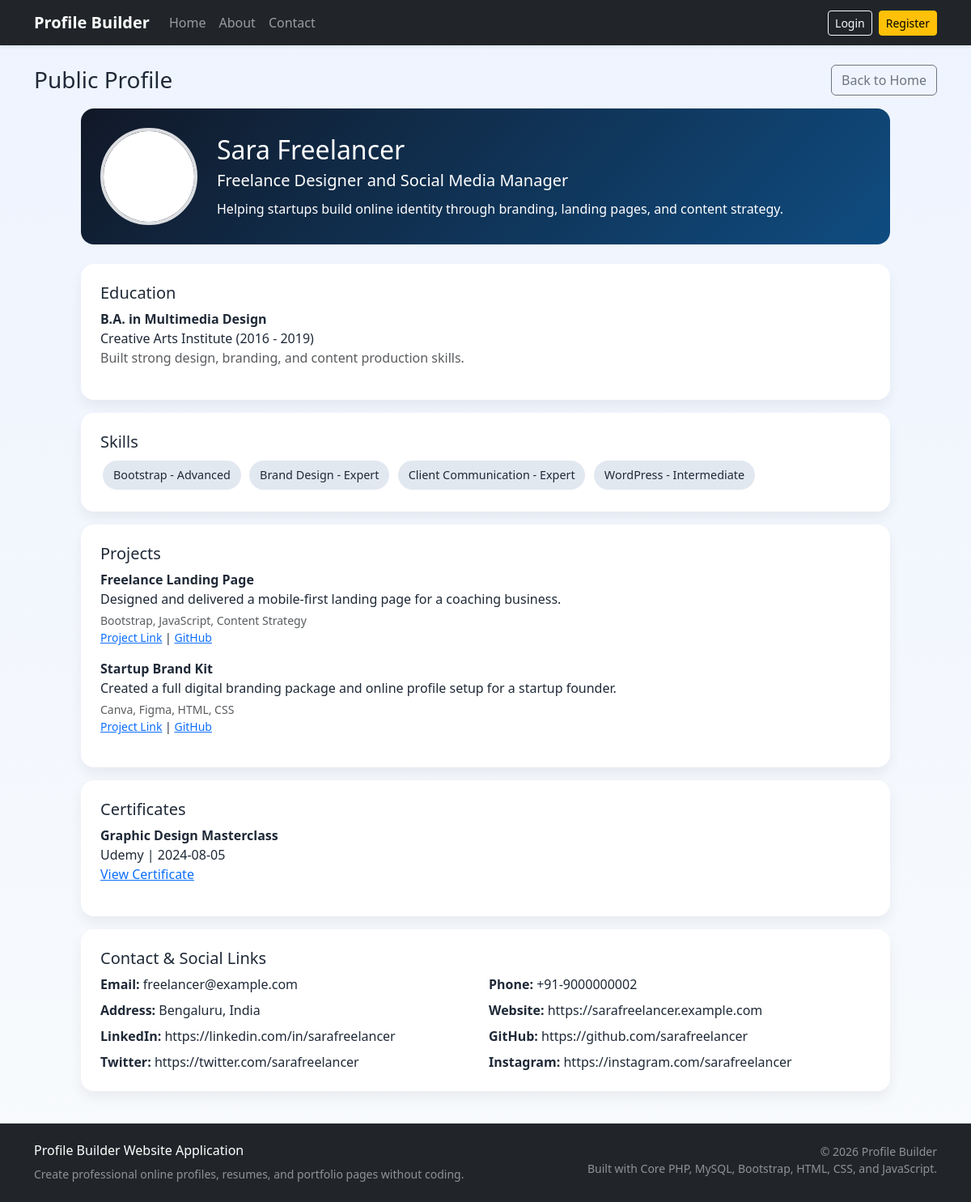
Page /public/view.php?u=sarafreelancer on the committed database.
### tables this page shows
CREATE TABLE profiles (
    id INT AUTO_INCREMENT PRIMARY KEY,
    user_id INT NOT NULL,
    username VARCHAR(50) NOT NULL UNIQUE,
    full_name VARCHAR(120) NOT NULL,
    headline VARCHAR(150) NOT NULL,
    bio TEXT NULL,
    date_of_birth DATE NULL,
    profile_photo VARCHAR(255) NULL,
    template_name VARCHAR(50) NOT NULL DEFAULT 'classic',
    privacy ENUM('public', 'private') NOT NULL DEFAULT 'public',
    created_at TIMESTAMP NOT NULL DEFAULT CURRENT_TIMESTAMP,
    updated_at TIMESTAMP NOT NULL DEFAULT CURRENT_TIMESTAMP ON UPDATE CURRENT_TIMESTAMP,
    CONSTRAINT fk_profiles_user FOREIGN KEY (user_id) REFERENCES users(id) ON DELETE CASCADE
);

CREATE TABLE education (
    id INT AUTO_INCREMENT PRIMARY KEY,
    user_id INT NOT NULL,
    degree VARCHAR(150) NOT NULL,
    institution VARCHAR(150) NOT NULL,
    start_year VARCHAR(10) NOT NULL,
    end_year VARCHAR(10) NULL,
    description TEXT NULL,
    CONSTRAINT fk_education_user FOREIGN KEY (user_id) REFERENCES users(id) ON DELETE CASCADE
);

CREATE TABLE skills (
    id INT AUTO_INCREMENT PRIMARY KEY,
    user_id INT NOT NULL,
    skill_name VARCHAR(100) NOT NULL,
    skill_level ENUM('Beginner', 'Intermediate', 'Advanced', 'Expert') NOT NULL DEFAULT 'Beginner',
    CONSTRAINT fk_skills_user FOREIGN KEY (user_id) REFERENCES users(id) ON DELETE CASCADE
);

CREATE TABLE projects (
    id INT AUTO_INCREMENT PRIMARY KEY,
    user_id INT NOT NULL,
    title VARCHAR(150) NOT NULL,
    description TEXT NOT NULL,
    project_link VARCHAR(255) NULL,
    github_link VARCHAR(255) NULL,
    technologies VARCHAR(255) NULL,
    created_at TIMESTAMP NOT NULL DEFAULT CURRENT_TIMESTAMP,
    CONSTRAINT fk_projects_user FOREIGN KEY (user_id) REFERENCES users(id) ON DELETE CASCADE
);

CREATE TABLE certificates (
    id INT AUTO_INCREMENT PRIMARY KEY,
    user_id INT NOT NULL,
    title VARCHAR(150) NOT NULL,
    organization VARCHAR(150) NOT NULL,
    issue_date DATE NULL,
    certificate_link VARCHAR(255) NULL,
    CONSTRAINT fk_certificates_user FOREIGN KEY (user_id) REFERENCES users(id) ON DELETE CASCADE
);

CREATE TABLE contacts (
    id INT AUTO_INCREMENT PRIMARY KEY,
    user_id INT NOT NULL,
    email VARCHAR(120) NULL,
    phone VARCHAR(30) NULL,
    address VARCHAR(255) NULL,
    website VARCHAR(255) NULL,
    linkedin VARCHAR(255) NULL,
    github VARCHAR(255) NULL,
    twitter VARCHAR(255) NULL,
    instagram VARCHAR(255) NULL,
    CONSTRAINT fk_contacts_user FOREIGN KEY (user_id) REFERENCES users(id) ON DELETE CASCADE
);

### includes/functions.php (called while the page is built, shortened)
<?php
require_once __DIR__ . '/../config/database.php';
function db(): PDO
{
    global $pdo;
    return $pdo;
}
function e(?string $value): string
{
    return htmlspecialchars((string) $value, ENT_QUOTES, 'UTF-8');
}
function current_user(): ?array
{
    return $_SESSION['user'] ?? null;
}
function is_logged_in(): bool
{
    return current_user() !== null;
}
function get_user_profile(int $userId): ?array
{
    $stmt = db()->prepare('SELECT * FROM profiles WHERE user_id = ? LIMIT 1');
    $stmt->execute([$userId]);
    return $stmt->fetch() ?: null;
}
function get_user_contact(int $userId): ?array
{
    $stmt = db()->prepare('SELECT * FROM contacts WHERE user_id = ? LIMIT 1');
    $stmt->execute([$userId]);
    return $stmt->fetch() ?: null;
}
function get_records(string $table, int $userId, string $orderBy = 'id DESC'): array
{
    $allowed = ['education', 'skills', 'projects', 'certificates'];
    $stmt = db()->prepare("SELECT * FROM {$table} WHERE user_id = ? ORDER BY {$orderBy}");
    $stmt->execute([$userId]);
    return $stmt->fetchAll();
}
function profile_photo_url(?string $filename): string
{
    return '/profile-builder-website-application/assets/images/default-avatar.png';
}
function get_profile_bundle(int $userId): array
{
    return [
        'profile' => get_user_profile($userId),
        'education' => get_records('education', $userId, 'start_year DESC'),
        'skills' => get_records('skills', $userId, 'skill_name ASC'),
        'projects' => get_records('projects', $userId, 'created_at DESC'),
        'certificates' => get_records('certificates', $userId, 'issue_date DESC'),
        'contact' => get_user_contact($userId),
    ];
}
function render_template_class(?string $template): string
{
    return 'template-' . ($template ?: 'classic');
}

### public/_profile_layout.php (the view, shortened to what this page needs)
<?php
$templateClass = render_template_class($profile['template_name'] ?? 'classic');
$contact = $bundle['contact'];
?>
<div class="public-profile-wrapper <?= e($templateClass); ?>">
    <div class="profile-header rounded-4 p-4 mb-4">
        <div class="row align-items-center g-4">
            <div class="col-md-auto">
                <img src="<?= e(profile_photo_url($profile['profile_photo'] ?? null)); ?>" alt="Profile photo" class="profile-avatar">
            </div>
            <div class="col">
                <h2 class="mb-1"><?= e($profile['full_name'] ?? ''); ?></h2>
                <p class="lead mb-2"><?= e($profile['headline'] ?? ''); ?></p>
                <p class="mb-0"><?= nl2br(e($profile['bio'] ?? '')); ?></p>
            </div>
        </div>
    </div>
    <div class="profile-section">
        <h3 class="h5">Education</h3>
        <?php foreach ($bundle['education'] as $item): ?>
            <div class="mb-3">
                <strong><?= e($item['degree']); ?></strong>
                <div><?= e($item['institution']); ?> (<?= e($item['start_year']); ?> - <?= e($item['end_year']); ?>)</div>
                <div class="text-muted"><?= e($item['description']); ?></div>
            </div>
        <?php endforeach; ?>
    </div>
    <div class="profile-section">
        <h3 class="h5">Skills</h3>
        <?php foreach ($bundle['skills'] as $item): ?>
            <span class="profile-chip"><?= e($item['skill_name']); ?> - <?= e($item['skill_level']); ?></span>
        <?php endforeach; ?>
    </div>
    <div class="profile-section">
        <h3 class="h5">Projects</h3>
        <?php foreach ($bundle['projects'] as $item): ?>
            <div class="mb-3">
                <strong><?= e($item['title']); ?></strong>
                <p class="mb-1"><?= e($item['description']); ?></p>
                <div class="small text-muted"><?= e($item['technologies']); ?></div>
                <div class="small">
                    <?php if ($item['project_link']): ?><a href="<?= e($item['project_link']); ?>" target="_blank">Project Link</a><?php endif; ?>
                    <?php if ($item['project_link'] && $item['github_link']): ?> | <?php endif; ?>
                    <?php if ($item['github_link']): ?><a href="<?= e($item['github_link']); ?>" target="_blank">GitHub</a><?php endif; ?>
                </div>
            </div>
        <?php endforeach; ?>
    </div>
    <div class="profile-section">
        <h3 class="h5">Certificates</h3>
        <?php foreach ($bundle['certificates'] as $item): ?>
            <div class="mb-3">
                <strong><?= e($item['title']); ?></strong>
                <div><?= e($item['organization']); ?><?= $item['issue_date'] ? ' | ' . e($item['issue_date']) : ''; ?></div>
                <?php if ($item['certificate_link']): ?><a href="<?= e($item['certificate_link']); ?>" target="_blank">View Certificate</a><?php endif; ?>
            </div>
        <?php endforeach; ?>
    </div>
    <div class="profile-section">
        <h3 class="h5">Contact & Social Links</h3>
        <?php if ($contact): ?>
            <div class="row g-2">
                <?php foreach (['email' => 'Email', 'phone' => 'Phone', 'address' => 'Address', 'website' => 'Website', 'linkedin' => 'LinkedIn', 'github' => 'GitHub', 'twitter' => 'Twitter', 'instagram' => 'Instagram'] as $field => $label): ?>
                    <?php if (!empty($contact[$field])): ?>
                        <div class="col-md-6"><strong><?= e($label); ?>:</strong> <?= e($contact[$field]); ?></div>
                    <?php endif; ?>
                <?php endforeach; ?>
            </div>
        <?php else: ?>
            <p class="text-muted mb-0">No contact details added.</p>
        <?php endif; ?>
    </div>
</div>

### includes/header.php (shortened to what this page needs)
<?php
require_once __DIR__ . '/functions.php';
?>
<!DOCTYPE html>
<html lang="en">
<head>
    <link href="https://cdn.jsdelivr.net/npm/bootstrap@5.3.3/dist/css/bootstrap.min.css" rel="stylesheet">
    <link rel="stylesheet" href="/profile-builder-website-application/assets/css/style.css">
</head>
<body>
<nav class="navbar navbar-expand-lg navbar-dark bg-dark shadow-sm">
    <div class="container">
        <a class="navbar-brand fw-bold" href="/profile-builder-website-application/index.php">Profile Builder</a>
        <div class="collapse navbar-collapse" id="mainNavbar">
            <ul class="navbar-nav me-auto mb-2 mb-lg-0">
                <li class="nav-item"><a class="nav-link" href="/profile-builder-website-application/index.php">Home</a></li>
                <li class="nav-item"><a class="nav-link" href="/profile-builder-website-application/about.php">About</a></li>
                <li class="nav-item"><a class="nav-link" href="/profile-builder-website-application/contact.php">Contact</a></li>
            </ul>
            <div class="d-flex align-items-center gap-2">
                <?php if (is_logged_in()): ?>
                    <span class="text-white-50 small"><?= e(current_user()['name']); ?></span>
                    <a class="btn btn-outline-light btn-sm" href="/profile-builder-website-application/auth/logout.php">Logout</a>
                <?php else: ?>
                    <a class="btn btn-outline-light btn-sm" href="/profile-builder-website-application/auth/login.php">Login</a>
                    <a class="btn btn-warning btn-sm" href="/profile-builder-website-application/auth/register.php">Register</a>
                <?php endif; ?>
            </div>
        </div>
    </div>
</nav>
<main class="py-4">
    <div class="container">

### public/view.php (shortened to what this page needs)
<?php
require_once __DIR__ . '/../includes/functions.php';
$username = strtolower(trim($_GET['u'] ?? ''));
$stmt = db()->prepare("SELECT * FROM profiles WHERE username = ? AND privacy = 'public' LIMIT 1");
$stmt->execute([$username]);
$profile = $stmt->fetch();
require_once __DIR__ . '/../includes/header.php';
if (!$profile): ?>
    <div class="alert alert-warning">This public profile is not available. It may be private or the username may not exist.</div>
<?php else:
    $bundle = get_profile_bundle((int) $profile['user_id']);
    ?>
    <div class="d-flex justify-content-between align-items-center mb-3 no-print">
        <h1 class="h3 mb-0">Public Profile</h1>
        <a class="btn btn-outline-secondary" href="/profile-builder-website-application/index.php">Back to Home</a>
    </div>
    <?php include __DIR__ . '/_profile_layout.php'; ?>
<?php endif; ?>
<?php require_once __DIR__ . '/../includes/footer.php'; ?>

### includes/footer.php (shortened to what this page needs)
    </div>
</main>
<footer class="bg-dark text-white-50 py-4 mt-auto">
    <div class="container d-flex flex-column flex-md-row justify-content-between gap-2">
        <div>
            <h6 class="text-white">Profile Builder Website Application</h6>
            <p class="mb-0 small">Create professional online profiles, resumes, and portfolio pages without coding.</p>
        </div>
        <div class="small text-md-end">
            <div>&copy; <?= date('Y'); ?> Profile Builder</div>
            <div>Built with Core PHP, MySQL, Bootstrap, HTML, CSS, and JavaScript.</div>
        </div>
    </div>
</footer>
</body>
</html>

### assets/css/style.css (style rules this page uses)
:root { --primary-color: #0f4c81; --secondary-color: #1f2937; --accent-color: #f59e0b; --surface-color: #f8fafc; }
body { background: linear-gradient(180deg, #eef4ff 0%, #f8fafc 100%); color: #1f2937; min-height: 100vh; }
.profile-avatar { width: 120px; height: 120px; object-fit: cover; border-radius: 50%; border: 4px solid rgba(255, 255, 255, 0.85); }
.template-modern .profile-header { background: linear-gradient(135deg, #111827, #0f4c81); color: #fff; }
.profile-section { background: #fff; border-radius: 1rem; padding: 1.5rem; box-shadow: 0 0.5rem 1rem rgba(15, 23, 42, 0.06); margin-bottom: 1rem; }
.profile-chip { display: inline-block; padding: 0.45rem 0.8rem; border-radius: 999px; background: #e2e8f0; margin: 0.2rem; font-size: 0.9rem; }
.public-profile-wrapper { max-width: 1000px; margin: 0 auto; }

### rows in the picture
profiles: full_name "Sara Freelancer", headline "Freelance Designer and Social Media Manager", bio "Helping startups build online identity through branding, landing pages, and content strategy."
education: degree "B.A. in Multimedia Design", institution "Creative Arts Institute", start_year "2016", end_year "2019", description "Built strong design, branding, and content production skills."
skills: skill_name "Bootstrap", skill_level "Advanced"
skills: skill_name "Brand Design", skill_level "Expert"
skills: skill_name "Client Communication", skill_level "Expert"
skills: skill_name "WordPress", skill_level "Intermediate"
projects: title "Freelance Landing Page", description "Designed and delivered a mobile-first landing page for a coaching business.", technologies "Bootstrap, JavaScript, Content Strategy"
projects: title "Startup Brand Kit", description "Created a full digital branding package and online profile setup for a startup founder.", technologies "Canva, Figma, HTML, CSS"
certificates: title "Graphic Design Masterclass", organization "Udemy", issue_date "2024-08-05"
contacts: email "freelancer@example.com", phone "+91-9000000002", address "Bengaluru, India", website "https://sarafreelancer.example.com", linkedin "https://linkedin.com/in/sarafreelancer", github "https://github.com/sarafreelancer", twitter "https://twitter.com/sarafreelancer", instagram "https://instagram.com/sarafreelancer"

### other values in the picture
$label "Email"
$label "Phone"
$label "Address"
$label "Website"
$label "LinkedIn"
$label "GitHub"
$label "Twitter"
$label "Instagram"
